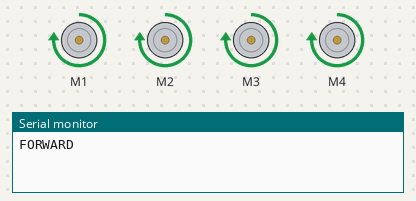
The sketch below on a simulated Arduino Uno, built with avr-gcc and run on an emulated ATmega328P. On the bench: 4 × DC motor (green arrow = forward, orange = backward, longer = faster), the last lines printed to the serial monitor.

Above: at 2.6 s.
At 8.0 s:
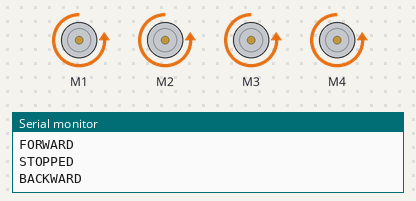
Timing chart, 0 to 13.9 s (numbered marks = the images above):
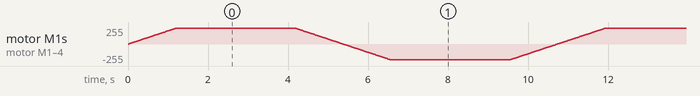

The sketch:

Rover_Linear_Movement.ino
```cpp
//-------------------------------------------------//
// Authors: Michael Gonzales, Jesse Ibarra         //
// Date: 1-6-17                                    //
//                                                 //
// Purpose: Simple rover timed                     //
// linear movement                                 //
//                                                 //
// Dependencies: Adafruit motor library v1         //
//-------------------------------------------------//

//Imported headers, and declarations
#include <AFMotor.h>
int direction_flag = 0;

//Stop and Turn variables (CAN BE ADJUSTED)
long run_time = 3000;             //milliseconds, move for n seconds and then stop
long acceleration_delay = 5;      //milliseconds
long decceleration_delay = 5;     //milliseconds

//Motor variables (CAN BE ADJUSTED)
int max_motor_speed = 235;
AF_DCMotor right_motor_bank_1(1);
AF_DCMotor right_motor_bank_2(2);
AF_DCMotor left_motor_bank_1(3);
AF_DCMotor left_motor_bank_2(4);

//------------------------//
// Arduino Setup Function //
//------------------------//
void setup() {

  Serial.begin(9600);

}
//---------------------------------//
// Rover Speed Up Forward Function //
//---------------------------------//
void speed_up_forward(){

  //Set all motors forward
  right_motor_bank_1.run(FORWARD);
  right_motor_bank_2.run(FORWARD);
  left_motor_bank_1.run(FORWARD);
  left_motor_bank_2.run(FORWARD);
  Serial.println("FORWARD");

  //Call Acceleration function
  accelerate();
}
//----------------------------------//
// Rover Speed Up Backward Function //
//----------------------------------//
void speed_up_backward(){

  //Set all motors backward
  right_motor_bank_1.run(BACKWARD);
  right_motor_bank_2.run(BACKWARD);
  left_motor_bank_1.run(BACKWARD);
  left_motor_bank_2.run(BACKWARD);
  Serial.println("BACKWARD");

  //Call Acceleration function
  accelerate();
}
//---------------------//
// Accelerate Function //
//---------------------//
void accelerate(){

  //Slowly speed up motors until max speed is reached.
  uint8_t i;
  for (i=0; i<max_motor_speed; i++) {

    right_motor_bank_1.setSpeed(i);
    right_motor_bank_2.setSpeed(i);

    left_motor_bank_1.setSpeed(i);
    left_motor_bank_2.setSpeed(i);

    delay(acceleration_delay);
  }
}
//----------------------//
// Deccelerate Function //
//----------------------//
void deccelerate(){

  //Slowly speed up motors until max speed is reached.
  uint8_t i;
  for (i=max_motor_speed; i!=0; i--){

    right_motor_bank_1.setSpeed(i);
    right_motor_bank_2.setSpeed(i);

    left_motor_bank_1.setSpeed(i);
    left_motor_bank_2.setSpeed(i);

    delay(decceleration_delay);
  }
}
//---------------------//
// Rover Stop Function //
//---------------------//
void stopall(){

  //Slow down motors to a halt.
  deccelerate();

  //Release all Motors
  right_motor_bank_1.run(RELEASE);
  right_motor_bank_2.run(RELEASE);
  left_motor_bank_1.run(RELEASE);
  left_motor_bank_2.run(RELEASE);
  Serial.println("STOPPED\n");
}
//-------------------//
// Arduino MAIN Loop //
//-------------------//
void loop() {

  //Move in the appropriate direction for an amount of time
  if(direction_flag == 0){
    speed_up_forward();
    direction_flag = 1;
  }
  else{
    speed_up_backward();
    direction_flag = 0;
  }
  delay(run_time);

  //Slow down to a stop.
  stopall();

}
```
